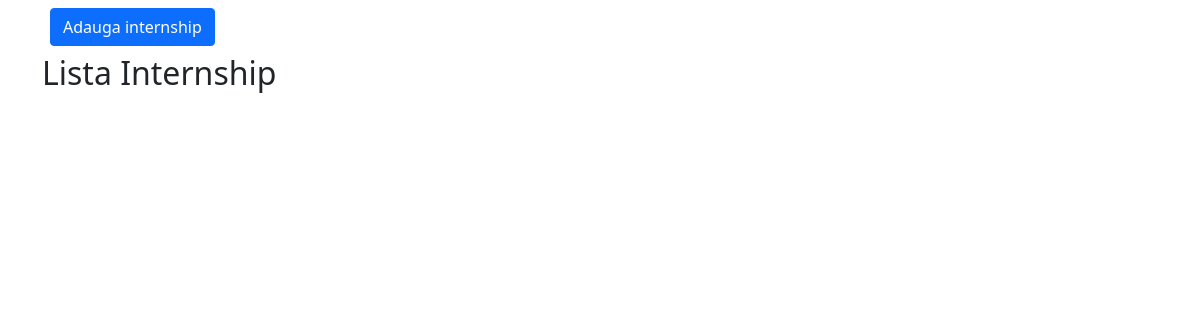
Before: /companies/manage/6 (signed in) with the older database file.
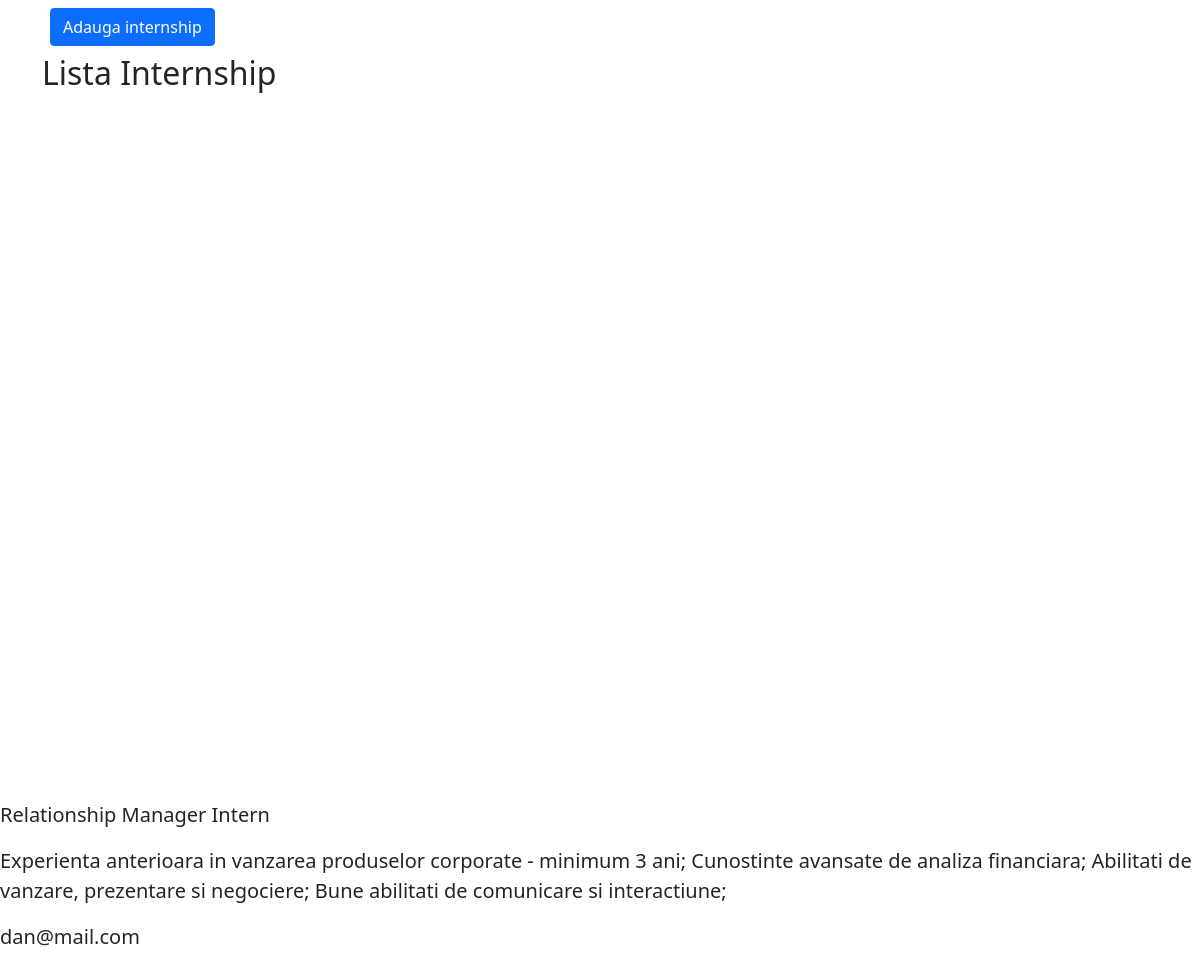
After: the same page with the newer database file.
### users/models.py (models this page shows, shortened)
class Internship(models.Model):
    active = models.BooleanField(default=False)
    role_name = models.CharField(max_length=50)
    description = models.CharField(max_length=250)
    letter_of_intent_needed = models.BooleanField(default=False)
    flexible_hours = models.BooleanField(default=False)
    remote_possibility = models.BooleanField(default=False)
    duration = models.CharField(max_length=50)
    salary = models.IntegerField()
    paid = models.BooleanField(default=True)
    domain = models.IntegerField(choices=DomainTypes.choices(), default=DomainTypes.IT)
    type = models.CharField(max_length=50, choices=WorkTypes.choices(), default=WorkTypes.FULL_TIME)
    company = models.ForeignKey(Company, on_delete=models.CASCADE)
    location = models.ForeignKey(Location, on_delete=models.CASCADE)

class Company(models.Model):
    user = models.OneToOneField(settings.AUTH_USER_MODEL, on_delete=models.CASCADE, related_name='company')
    domain = models.IntegerField(choices=DomainTypes.choices(), default=DomainTypes.IT)
    contact_person = models.CharField(max_length=30)
    location = models.ForeignKey(Location, on_delete=models.CASCADE)
    def __str__(self):
        return self.user.email

class User(AbstractBaseUser, PermissionsMixin):
    is_student = models.BooleanField(default=False)
    is_company = models.BooleanField(default=False)
    is_staff = models.BooleanField(default=False)
    email = models.EmailField(primary_key=True)
    password = models.CharField(max_length=200)
    name = models.CharField(max_length=50)
    description = models.TextField()
    phone = models.CharField(max_length=10)
    objects = UserManager()
    USERNAME_FIELD = 'email'
    REQUIRED_FIELDS = []

### users/views.py (the view)
# urls.py: path('companies/manage/<int:company_id>', views.company_manage_internships, name="manage-company"),
def company_manage_internships(request, company_id, *args, **kwargs):
    try:
        company = Company.objects.get(id=company_id)
    except:
        raise Http404
    company_internship_list = Internship.objects.all().filter(company=company)
    context = {
        'company_internship_list' : company_internship_list,
        'company' : company
    }
    return render(request, "pages/company/internship_dashboard.html", context, status=200)

### templates/pages/company/internship_dashboard.html (shortened to what this page needs)
{% extends 'base.html' %}
{% block stylesheet %}
    {% load static %}
    <link rel="stylesheet" type="text/css" href="{% static 'users/home/home.css' %}">
{% endblock stylesheet %}
{% block content %}
    {% load widget_tweaks %}
    {% if user.is_authenticated and user.is_company %}
        {% if user == company.user %}
            <div class="container">
                <div class="d-flex">
                    <button type="button" class="btn btn-primary m-2" style="float: right">
                        <a href="{% url 'add-internship' user.company.id %}" class="link">Adauga internship</a>
                    </button>
                </div>
            <h2 class="title-center">Lista Internship</h2>
            </div>
            {% for internship in company_internship_list %}
            <div class="row-1">
                <p class="text lead">{{ internship.role_name }}</p>
            </div>
            <div class="row-2">
                <p class="text lead">{{ internship.description }}</p>
            </div>
            <div class="row-2">
                <p class="text lead">{{ internship.company }}</p>
            </div>
            {% endfor %}
        {% else %}
            <p>Nu ai acces la aceasta pagina.</p>
        {% endif %}
    {% else %}
        <p>Trebuie sa fii conectact ca si companie pentru a accesa aceasta pagina.</p>
    {% endif %}
{% endblock content %}

Changed rows visible on the page:
now on this page (row edited): Internship: role_name "Relationship Manager Intern", description "Experienta anterioara in vanzarea produselor corporate - minimum 3 ani; Cunostinte avansate de analiza financiara; Abilitati de vanzare, prezentare si negociere; Bune abilitati de comunicare si interactiune;", company "dan@mail.com"
